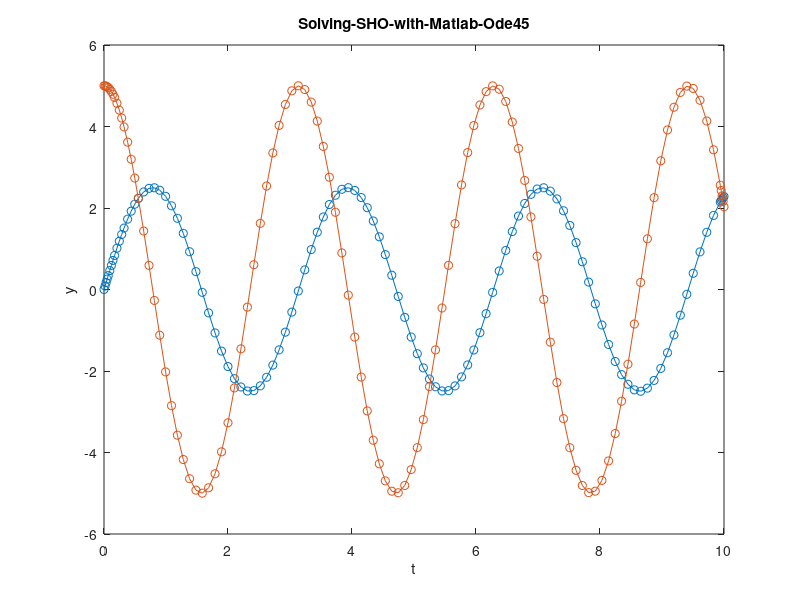

MATLAB code for this plot:
% define the function handle
 dzdt = @(t,z) [z(2); -4*z(1)];
 
 % set initial condition
 z0 = [0, 5];

 % set time span
 t_span = [0, 10];
 
 % call the solver
 [T, Z] = ode45(dzdt, t_span, z0);
 
 % display the result
 plot(T, Z, '-o');
 xlabel('t')
 ylabel('y')
 title('Solving-SHO-with-Matlab-Ode45')
 saveas(gcf, 'Solving-SHO-with-Matlab-Ode45', 'png')